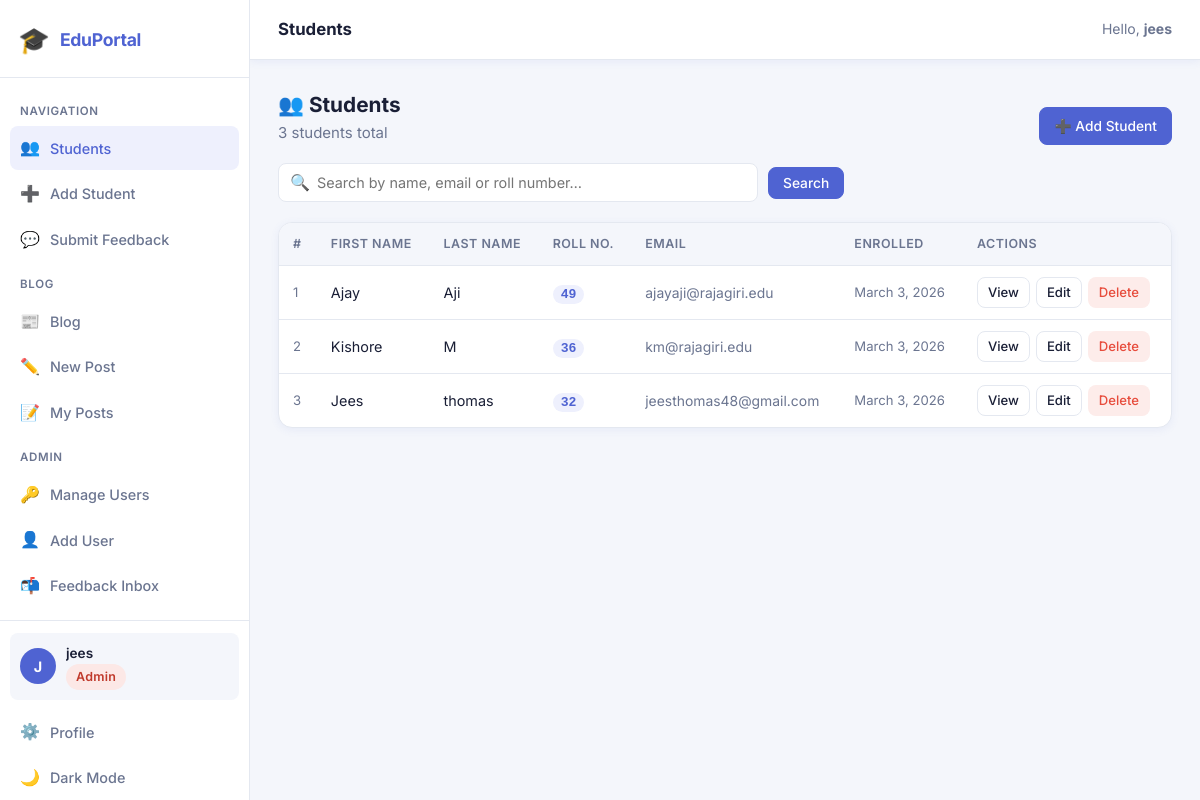
The app's page /students/ (signed in) with its own data.
### accounts/models.py (models this page shows, shortened)
class UserProfile(models.Model):
    user = models.OneToOneField(User, on_delete=models.CASCADE, related_name='profile')
    role = models.CharField(
        max_length=20,
        choices=ROLES.CHOICES,
        default=ROLES.VIEWER,
    )
    def can_edit(self):
        return self.role in (ROLES.ADMIN, ROLES.STAFF)
    def can_delete(self):
        return self.role == ROLES.ADMIN
    def can_manage_users(self):
        return self.role == ROLES.ADMIN

### student/models.py (models this page shows, shortened)
class Student(models.Model):
	first_name = models.CharField(max_length=30)
	last_name = models.CharField(max_length=30)
	email = models.EmailField(unique=True)
	roll_number = models.CharField(max_length=20, unique=True)
	enrollment_date = models.DateField(null=True, blank=True)
	class Meta:
		ordering = ['last_name', 'first_name']

### student/views.py (the view, shortened to what this page needs)
# urls.py: path('students/',                      views.StudentListView.as_view(),   name='student-list'),
class StudentListView(ViewRequiredMixin, ListView):
    model = Student
    template_name = 'student/student_list.html'
    context_object_name = 'students'
    paginate_by = 10
    def get_queryset(self):
        from django.db.models import Q
        qs = super().get_queryset()
        q = self.request.GET.get('q', '').strip()
        return qs
    def get_context_data(self, **kwargs):
        ctx = super().get_context_data(**kwargs)
        ctx['search_query'] = self.request.GET.get('q', '').strip()
        ctx['total_count']  = self.get_queryset().count()
        return ctx

### student/templates/student/student_list.html (shortened to what this page needs)
{% extends "student/base.html" %}
{% block page_title %}Students{% endblock %}
{% block nav_students %}active{% endblock %}
{% block content %}
<div class="list-header">
    <div>
        <h2 class="list-heading">👥 Students</h2>
        <p class="text-muted">
            {% if search_query %}
            {{ total_count }} result{{ total_count|pluralize }} for
            "<strong>{{ search_query }}</strong>"
            &nbsp;·&nbsp;
            <a href="{% url 'student-list' %}" class="clear-search">✕ Clear</a>
            {% else %}
            {{ total_count }} student{{ total_count|pluralize }} total
            {% endif %}
        </p>
    </div>
    {% if user.profile.can_edit %}
    <a class="btn btn-primary" href="{% url 'student-create' %}" id="add-student-btn">
        ➕ Add Student
    </a>
    {% endif %}
</div>
<form method="get" class="student-search-bar" id="student-search-form">
    <div class="search-input-wrap">
        <span class="search-icon">🔍</span>
        <input type="text" name="q" value="{{ search_query }}" placeholder="Search by name, email or roll number…"
            class="search-input-field" id="student-search-input" autocomplete="off">
    </div>
    <button type="submit" class="btn btn-primary" id="student-search-submit">Search</button>
</form>
<div class="card" style="padding:0;overflow:hidden;">
    <table class="table" id="student-table">
        <thead>
            <tr>
                <th>#</th>
                <th>First Name</th>
                <th>Last Name</th>
                <th>Roll No.</th>
                <th>Email</th>
                <th>Enrolled</th>
                <th>Actions</th>
            </tr>
        </thead>
        <tbody>
            {% for student in students %}
            <tr>
                <td class="text-muted" style="font-size:.82rem;">
                    {{ page_obj.start_index|add:forloop.counter0 }}
                </td>
                <td>{{ student.first_name }}</td>
                <td>{{ student.last_name }}</td>
                <td><code class="roll-code">{{ student.roll_number }}</code></td>
                <td class="text-muted" style="font-size:.87rem;">{{ student.email }}</td>
                <td class="text-muted" style="font-size:.82rem;">
                    {{ student.enrollment_date|default:"—" }}
                </td>
                <td>
                    <div class="action-cluster">
                        <a class="btn btn-sm" href="{% url 'student-detail' student.pk %}">View</a>
                        {% if user.profile.can_edit %}
                        <a class="btn btn-sm" href="{% url 'student-update' student.pk %}">Edit</a>
                        {% endif %}
                        {% if user.profile.can_delete %}
                        <a class="btn btn-sm btn-danger" href="{% url 'student-delete' student.pk %}">Delete</a>
                        {% endif %}
                    </div>
                </td>
            </tr>
            {% endfor %}
        </tbody>
    </table>
</div>
{% endblock %}

### student/templates/student/base.html (shortened to what this page needs)
<!DOCTYPE html>
<html lang="en" data-theme="light">
<head>
    {% load static %}
    <link rel="stylesheet" href="{% static 'student/style.css' %}">
</head>
<body>
    <aside class="sidebar" id="sidebar">
        <div class="sidebar-header">
            <span class="sidebar-logo">🎓</span>
            <span class="sidebar-title">EduPortal</span>
        </div>
        <nav class="sidebar-nav">
            <p class="nav-section-label">Navigation</p>
            <a href="{% url 'student-list' %}" class="nav-link {% block nav_students %}{% endblock %}">
                <span class="nav-icon">👥</span> Students
            </a>
            {% if user.is_authenticated and user.profile.can_edit %}
            <a href="{% url 'student-create' %}" class="nav-link {% block nav_add %}{% endblock %}">
                <span class="nav-icon">➕</span> Add Student
            </a>
            {% endif %}
            <a href="{% url 'feedback-submit' %}" class="nav-link {% block nav_feedback %}{% endblock %}">
                <span class="nav-icon">💬</span> Submit Feedback
            </a>
            <p class="nav-section-label">Blog</p>
            <a href="{% url 'blog-list' %}" class="nav-link {% block nav_blog %}{% endblock %}">
                <span class="nav-icon">📰</span> Blog
            </a>
            {% if user.is_authenticated and user.profile.can_edit %}
            <a href="{% url 'blog-create' %}" class="nav-link {% block nav_blog_new %}{% endblock %}">
                <span class="nav-icon">✏️</span> New Post
            </a>
            <a href="{% url 'blog-my-posts' %}" class="nav-link {% block nav_blog_mine %}{% endblock %}">
                <span class="nav-icon">📝</span> My Posts
            </a>
            {% endif %}
            {% if user.is_authenticated and user.profile.can_manage_users %}
            <p class="nav-section-label">Admin</p>
            <a href="{% url 'user-list' %}" class="nav-link {% block nav_users %}{% endblock %}">
                <span class="nav-icon">🔑</span> Manage Users
            </a>
            <a href="{% url 'user-create' %}" class="nav-link {% block nav_add_user %}{% endblock %}">
                <span class="nav-icon">👤</span> Add User
            </a>
            <a href="{% url 'feedback-list' %}" class="nav-link {% block nav_feedback_admin %}{% endblock %}">
                <span class="nav-icon">📬</span> Feedback Inbox
            </a>
            {% endif %}
        </nav>
        <div class="sidebar-footer">
            {% if user.is_authenticated %}
            <div class="user-info">
                <div class="user-avatar">{{ user.username|first|upper }}</div>
                <div class="user-details">
                    <p class="user-name">{{ user.get_full_name|default:user.username }}</p>
                    <span class="role-badge role-{{ user.profile.role }}">
                        {{ user.profile.get_role_display }}
                    </span>
                </div>
            </div>
            <a href="{% url 'profile' %}" class="nav-link">
                <span class="nav-icon">⚙️</span> Profile
            </a>
            <a href="#" id="theme-toggle" class="nav-link">
                <span class="nav-icon">🌙</span> <span id="theme-label">Dark Mode</span>
            </a>
            {% else %}
            <a href="{% url 'login' %}" class="nav-link">
                <span class="nav-icon">🔐</span> Login
            </a>
            {% endif %}
        </div>
    </aside>
    <div class="main-content">
        <header class="topbar">
            <div class="topbar-title">{% block page_title %}Dashboard{% endblock %}</div>
            {% if user.is_authenticated %}
            <div class="topbar-user">
                <span>Hello, <strong>{{ user.get_full_name|default:user.username }}</strong></span>
            </div>
            {% endif %}
        </header>
        <main class="page-body">
            {% block content %}{% endblock %}
        </main>
    </div>
</body>
</html>

### records on screen
Student: start_index|add "1", first_name "Ajay", last_name "Aji", roll_number "49", email "ajayaji@rajagiri.edu", enrollment_date "March 3, 2026"
Student: start_index|add "2", first_name "Kishore", last_name "M", roll_number "36", email "km@rajagiri.edu", enrollment_date "March 3, 2026"
Student: start_index|add "3", first_name "Jees", last_name "thomas", roll_number "32", email "jeesthomas48@gmail.com", enrollment_date "March 3, 2026"

### other values on screen
{{ user.username|first|upper }} "J"
{{ user.get_full_name|default:user.username }} "jees"
{{ user.profile.get_role_display }} "Admin"
{{ total_count }} "3"
